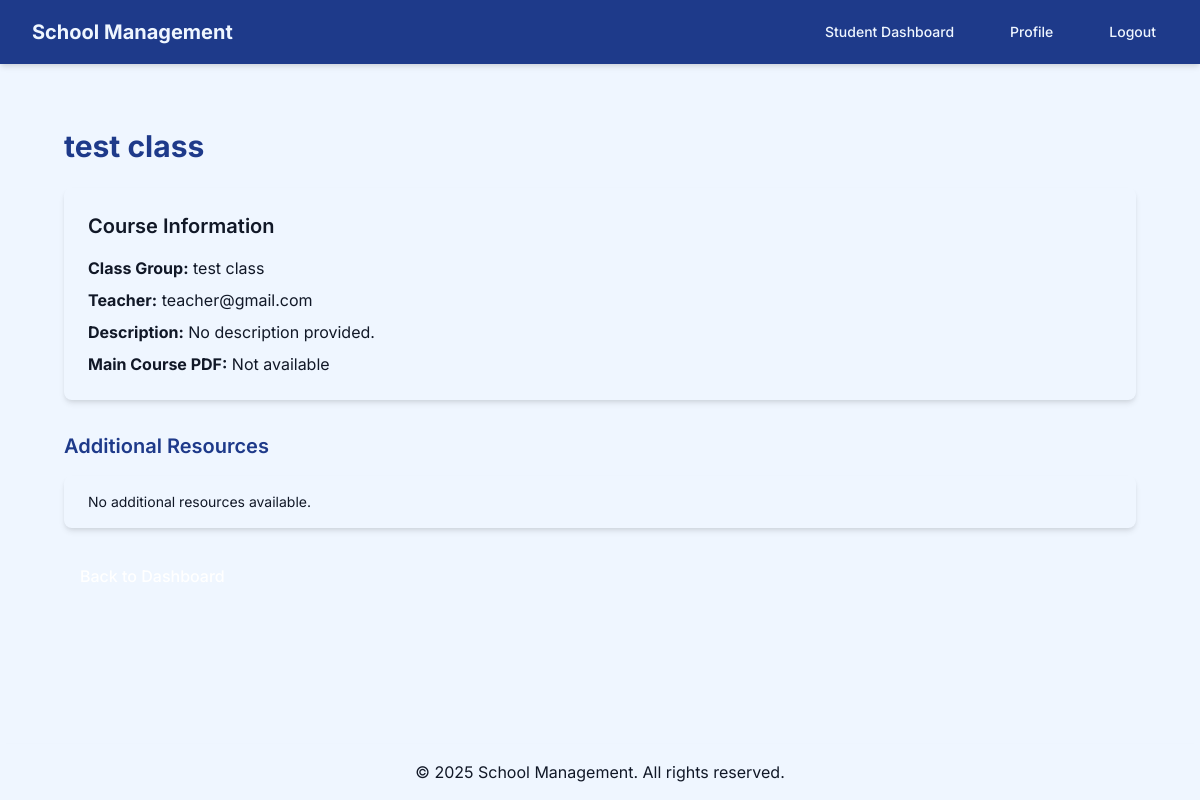
Screenshot of /school/student/course/3/ (signed in) with the database file from the repository.
### school_management/models.py (models this page shows, shortened)
class Course(models.Model):
    name = models.CharField(max_length=100)
    teacher = models.ForeignKey(User, on_delete=models.CASCADE, limit_choices_to={'is_staff': True})
    class_group = models.ForeignKey(ClassGroup, on_delete=models.CASCADE)
    description = models.TextField(blank=True)
    resources = models.FileField(upload_to='course_resources/', blank=True, null=True)

class ClassGroup(models.Model):
    name = models.CharField(max_length=50, unique=True)
    description = models.TextField(blank=True)

### school_management/views.py (the view)
        @login_required
        def wrapper(request, *args, **kwargs):
            if is_superuser and not request.user.is_superuser:
                messages.error(request, "Access denied. Admin privileges required.")
                return redirect('login')
            elif is_staff and not request.user.is_staff:
                messages.error(request, "Access denied. Teacher privileges required.")
                return redirect('login')
            elif is_student and (request.user.is_staff or request.user.is_superuser):
                messages.error(request, "Access denied. Student account required.")
                return redirect('login')
            return view_func(request, *args, **kwargs)

### school_management/views.py (called while the page is built)
def user_role_required(is_superuser=False, is_staff=False, is_student=False):
    def decorator(view_func):
        @login_required
        def wrapper(request, *args, **kwargs):
            if is_superuser and not request.user.is_superuser:
                messages.error(request, "Access denied. Admin privileges required.")
                return redirect('login')
            elif is_staff and not request.user.is_staff:
                messages.error(request, "Access denied. Teacher privileges required.")
                return redirect('login')
            elif is_student and (request.user.is_staff or request.user.is_superuser):
                messages.error(request, "Access denied. Student account required.")
                return redirect('login')
            return view_func(request, *args, **kwargs)
        return wrapper
    return decorator

@user_role_required(is_student=True)
def course_detail(request, course_id):
    course = get_object_or_404(Course, id=course_id, class_group__in=request.user.userprofile.class_groups.all())
    resources = course.additional_resources.all()
    context = {'course': course, 'resources': resources}
    return render(request, 'school_management/course_detail.html', context)

### school_management/templates/school_management/course_detail.html (shortened to what this page needs)
{% extends 'base.html' %}
{% block content %}
    <div class="fade-in max-w-7xl mx-auto px-4 sm:px-6 lg:px-8 py-8">
        <h2 class="text-3xl font-bold text-blue-900 mb-6">{{ course.name }}</h2>
        <div class="bg-beige-100 p-6 rounded-lg shadow-md mb-8">
            <h3 class="text-xl font-semibold text-gray-900 mb-4">Course Information</h3>
            <p class="text-gray-900 mb-2"><strong>Class Group:</strong> {{ course.class_group.name }}</p>
            <p class="text-gray-900 mb-2"><strong>Teacher:</strong> {{ course.teacher.email }}</p>
            <p class="text-gray-900 mb-2"><strong>Description:</strong> {{ course.description|default:"No description provided." }}</p>
            {% if course.resources %}
                <p class="text-gray-900"><strong>Main Course PDF:</strong> <a href="{{ course.resources.url }}" download class="text-blue-900 hover:underline">Download</a></p>
            {% else %}
                <p class="text-gray-900"><strong>Main Course PDF:</strong> Not available</p>
            {% endif %}
        </div>
        <h3 class="text-xl font-semibold text-blue-900 mb-4">Additional Resources</h3>
        <div class="bg-beige-100 rounded-lg shadow-md">
            {% if resources %}
                <table class="min-w-full divide-y divide-gray-900">
                    <thead class="bg-blue-50">
                        <tr>
                            <th class="px-6 py-3 text-left text-xs font-medium text-gray-900 uppercase tracking-wider">Title</th>
                            <th class="px-6 py-3 text-left text-xs font-medium text-gray-900 uppercase tracking-wider">Type</th>
                            <th class="px-6 py-3 text-right text-xs font-medium text-gray-900 uppercase tracking-wider">Action</th>
                        </tr>
                    </thead>
                    <tbody class="divide-y divide-gray-900">
                        {% for resource in resources %}
                            <tr class="hover:bg-blue-50 transition duration-200">
                                <td class="px-6 py-4 whitespace-nowrap text-sm text-gray-900">{{ resource.title }}</td>
                                <td class="px-6 py-4 whitespace-nowrap text-sm text-gray-900">{{ resource.resource_type|capfirst }}</td>
                                <td class="px-6 py-4 whitespace-nowrap text-sm text-right">
                                    {% if resource.file %}
                                        <a href="{{ resource.file.url }}" download class="text-blue-900 hover:underline">Download</a>
                                    {% elif resource.url %}
                                        <a href="{{ resource.url }}" target="_blank" class="text-blue-900 hover:underline">View</a>
                                    {% endif %}
                                </td>
                            </tr>
                        {% endfor %}
                    </tbody>
                </table>
            {% else %}
                <p class="px-6 py-4 text-sm text-gray-900">No additional resources available.</p>
            {% endif %}
        </div>
        <a href="{% url 'student_dashboard' %}" class="mt-6 inline-block bg-brown-600 text-white px-4 py-3 rounded-lg font-medium hover:bg-brown-700 hover:scale-105 transition-all duration-300">Back to Dashboard</a>
    </div>
{% endblock %}

### templates/base.html (style rules this page uses)
body { font-family: 'Inter', sans-serif; }
.fade-in { animation: fadeIn 0.5s ease-in; }

### rows the page displays
Course: name "test class", class_group.name "test class", teacher.email "teacher@gmail.com", description "No description provided."
